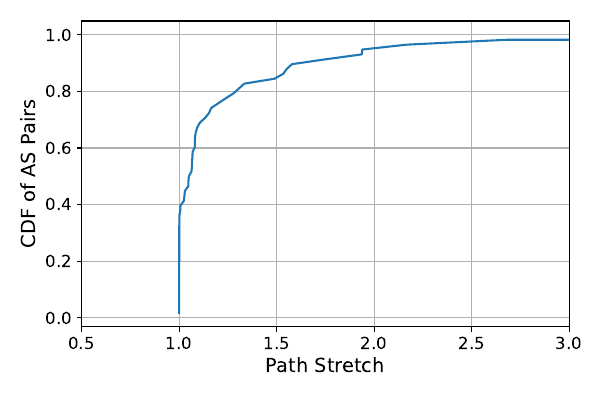

Python code for this plot:
import json
import matplotlib.pyplot as plt
import numpy as np

# Function to load paths from the JSON file
def load_paths_from_json(file_path):
    with open(file_path, 'r') as f:
        data = json.load(f)
    return data['paths']

# Function to calculate the delay (sum of RTTs) of a path
def calculate_path_delay(hops):
    total_delay = 0
    for hop in hops:
        if hop['round_trip_times']:
            total_delay += sum(hop['round_trip_times']) / len(hop['round_trip_times'])  # Average RTT per hop
    return total_delay

# Function to compute path stretch for each AS pair
def compute_path_stretch(paths):
    path_stretch_list = []
    
    # Group paths by source-destination AS pairs
    paths_by_as_pair = {}
    paths_by_as_pair2 = {}
    for path in paths:
        src_dest = (path['source_as'], path['destination_as'])
        src_dest2 = path['source_as'] + path['destination_as']

        if src_dest not in paths_by_as_pair:
            paths_by_as_pair[src_dest] = []
            paths_by_as_pair2[src_dest2] = []

        # Calculate the total RTT (delay) for each path
        total_rtt = calculate_path_delay(path['hops'])
        paths_by_as_pair[src_dest].append({'path': path, 'rtt': total_rtt})
        paths_by_as_pair2[src_dest2].append({'path': path, 'rtt': total_rtt})
    
    with open("paths_full.json", 'w') as outfile:
        json.dump(paths_by_as_pair2, outfile, indent=4)

    # Calculate path stretch for each AS pair
    for as_pair, path_list in paths_by_as_pair.items():
        # Sort paths by RTT (total delay), not by the number of hops
        path_list.sort(key=lambda p: p['rtt'])
        
        if len(path_list) < 2:
            # If there's only one path between the ASes, we cannot calculate stretch
            continue
        
        # Calculate delay for the shortest path (lowest RTT)
        shortest_path_rtt = path_list[0]['rtt']
        
        # Calculate delay for the second shortest path
        second_shortest_path_rtt = path_list[1]['rtt']
        
        if shortest_path_rtt > 0:  # Avoid division by zero
            stretch = second_shortest_path_rtt / shortest_path_rtt
            print(f"AS Pair: {as_pair}, Stretch: {stretch}, dividing {second_shortest_path_rtt} by {shortest_path_rtt}")
            path_stretch_list.append(stretch)
    
    return path_stretch_list

# Function to plot the CDF of path stretch
def plot_cdf(path_stretch_list):
    # Sort the path stretch values
    sorted_stretch = np.sort(path_stretch_list)
    
    # Compute CDF values
    cdf = np.arange(1, len(sorted_stretch) + 1) / len(sorted_stretch)
    
    # Plot the CDF
    plt.figure(figsize=(6, 4))
    plt.rcParams.update({'font.size': 14})
    plt.plot(sorted_stretch, cdf, linestyle='-')
    plt.xlabel('Path Stretch',  fontsize=14)
    plt.ylabel('CDF of AS Pairs',  fontsize=14)
    plt.tick_params(axis='both', which='major', labelsize=12)
    plt.tight_layout()
    # plt.title('CDF of Path Stretch between AS Combinations')
    plt.xlim(0.5,3)
    plt.xticks([0.5, 1, 1.5, 2, 2.5, 3])
    plt.grid(True)
    plt.savefig("path_stretch.pdf")
    plt.show()

if __name__ == "__main__":
    # Step 1: Load the JSON file
    json_file = "combined_paths_with_rtt.json"  # Replace with your file path
    paths = load_paths_from_json(json_file)
    
    # Step 2: Compute path stretch for all inter-AS paths
    path_stretch_list = compute_path_stretch(paths)
    
    # Step 3: Plot the CDF of path stretch
    plot_cdf(path_stretch_list)
